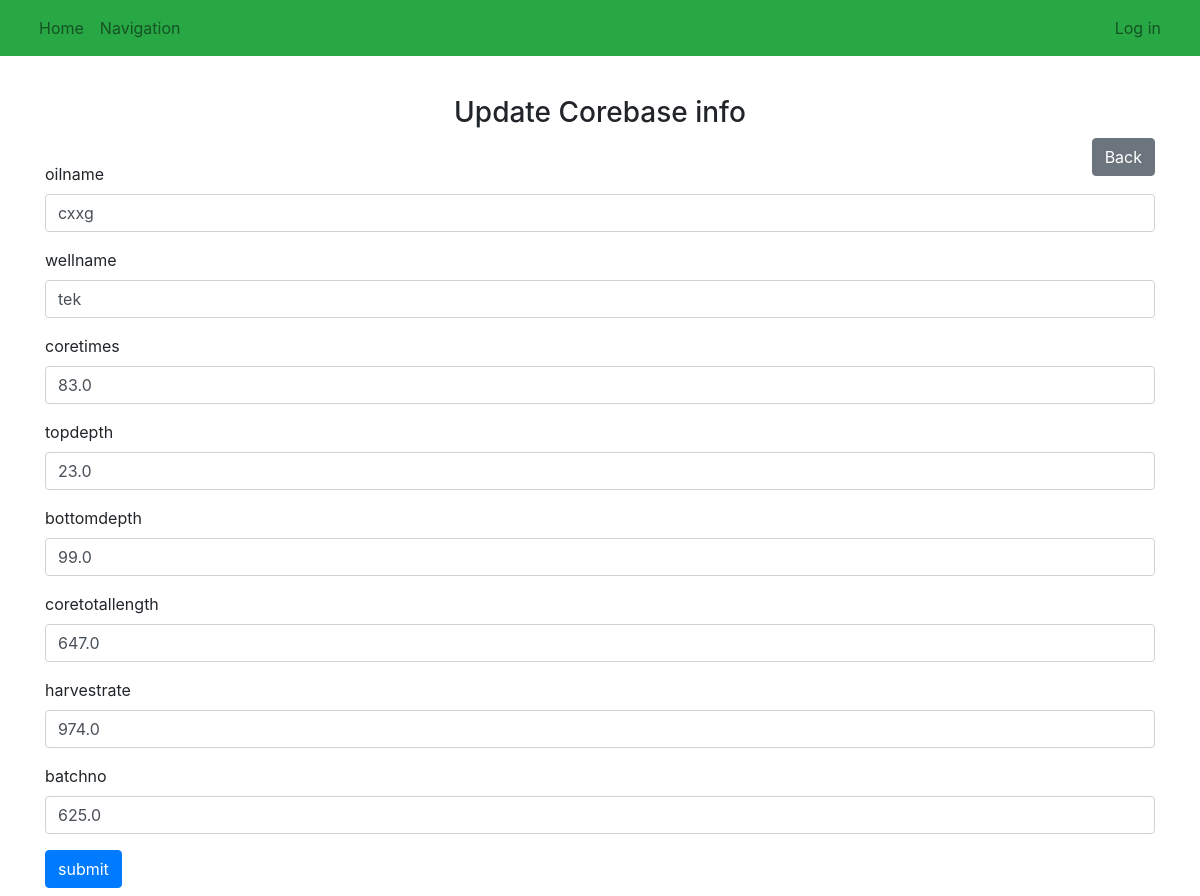
Page /corebase/1/update on the committed database.
### app.py (models this page shows, shortened)
class Corebase(db.Model):
    id = db.Column(db.Integer,primary_key =True)
    oilname = db.Column(db.String(150), nullable=False)
    wellname = db.Column(db.String(100), nullable=False)
    batchno = db.Column(db.Float, nullable=False)
    coretimes = db.Column(db.Float, nullable=False)
    topdepth = db.Column(db.Float, nullable=False)
    bottomdepth = db.Column(db.Float, nullable=False)
    coretotallength = db.Column(db.Float, nullable=False)
    harvestrate= db.Column(db.Float, nullable=False)
    recorddate = db.Column(db.DateTime,default =datetime.now())

### app.py (the view)
@app.route('/corebase/<id>/update', methods=['GET','POST'])
def corebaseupdate(id):
    corebase1 = Corebase.query.get_or_404(id)
    if request.method == 'POST':
        corebase1.oilname = request.form['oilname']
        corebase1.wellname = request.form['wellname']
        corebase1.batchno = request.form['batchno']
        corebase1.coretimes = request.form['coretimes']
        corebase1.topdepth = request.form['topdepth']
        corebase1.bottomdepth = request.form['bottomdepth']
        corebase1.coretotallength = request.form['coretotallength']
        corebase1.harvestrate = request.form['harvestrate']
        try:
            db.session.commit()
            flash('corebase data has been successfully updated','success')
            return redirect(url_for('corebase'))
        except:
            return 'there is an issue updating the info'
    else:
        return render_template('corebase_update.html',corebase1=corebase1)

### templates/corebase_update.html (shortened to what this page needs)
{% extends 'layout.html' %}
{% block body %}
<div class="container mt-3">
    <h3 class="text-center">
        Update Corebase info
    </h3>
    <a href="{{url_for('navigation')}}" class='btn btn-secondary float-right '>Back</a>
    <br>
    <form method ="POST" action="/corebase/{{corebase1.id}}/update">
        <div class="form-group">
            <label for="oilname">oilname</label>
            <input type="text" name='oilname' class="form-control"  value='{{corebase1.oilname}}' required>
        </div>
        <div class="form-group">
            <label for="wellname">wellname</label>
            <input type="text" name ='wellname' class="form-control"  value='{{corebase1.wellname}}' required>
        </div>
        <div class="form-group">
            <label for="coretimes">coretimes</label>
            <input type="number" step="any" name='coretimes' class="form-control"  value='{{corebase1.coretimes}}' required>
          </div>
          <div class="form-group">
            <label for="topdepth">topdepth</label>
            <input type="number" step="any" class="form-control" name='topdepth' value='{{corebase1.topdepth}}' required>
          </div>
          <div class="form-group">
            <label for="bottomdepth">bottomdepth</label>
            <input type="number" step="any" name='bottomdepth' class="form-control"  value='{{corebase1.bottomdepth}}' required>
          </div>
          <div class="form-group">
            <label for="coretotallength">coretotallength</label>
            <input type="number" step="any" class="form-control" name='coretotallength' value='{{corebase1.coretotallength}}' required>
          </div>
          <div class="form-group">
            <label for="harvestrate">harvestrate</label>
            <input type="number" step="any" class="form-control" name='harvestrate' value='{{corebase1.harvestrate}}' required>
          </div>
        <div class="form-group">
            <label for="batchno">batchno</label>
            <input type="number" step="any" class="form-control" name='batchno' value='{{corebase1.batchno}}' required>
          </div>
        <div >
            <button type="submit" class="btn btn-primary mb-2">submit</button>
        </div>
      </form>
</div>
{% endblock %}

### rows in the picture
Corebase: oilname "cxxg", wellname "tek", coretimes "83.0", topdepth "23.0", bottomdepth "99.0", coretotallength "647.0", harvestrate "974.0", batchno "625.0"
